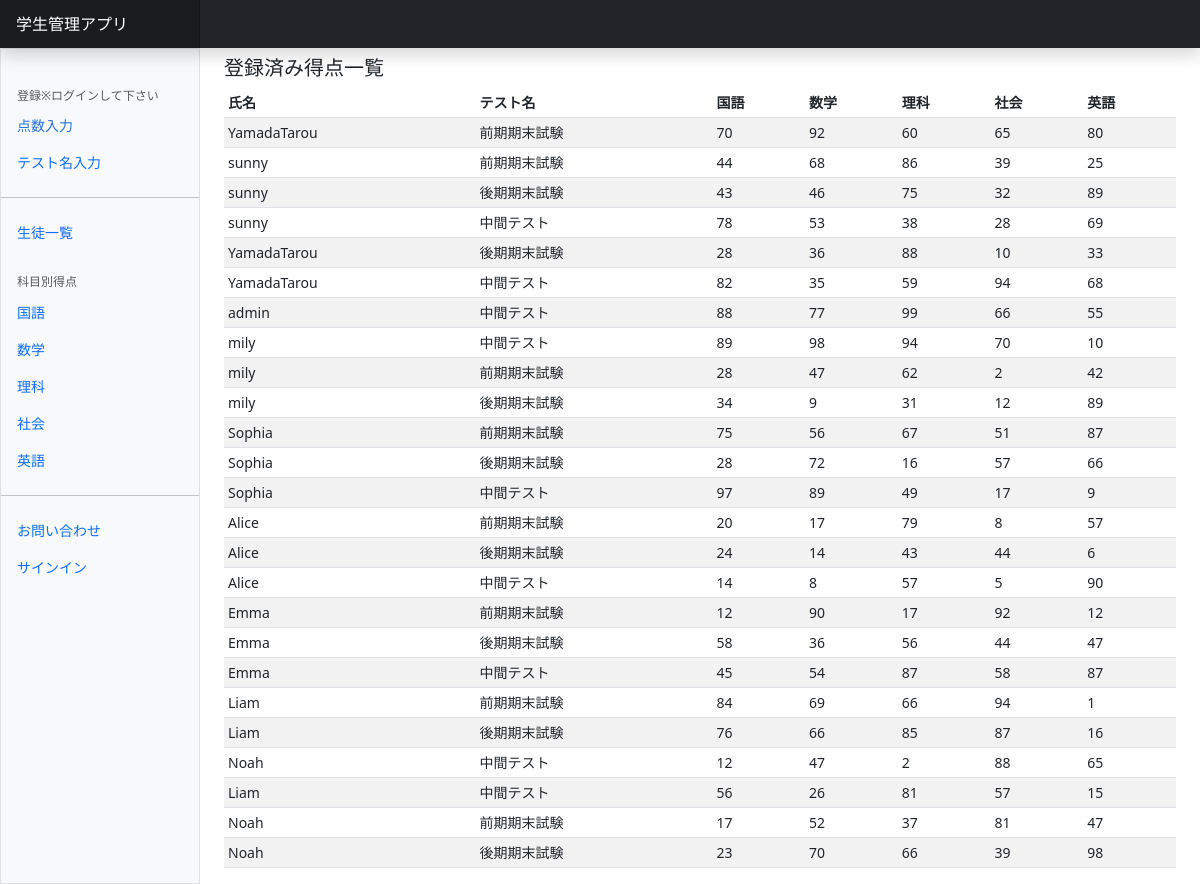
The page / on the database its author committed.
### scoreapp/models.py (models this page shows)
class Student(models.Model):
    user = models.ForeignKey(
        CustomUser,
        verbose_name='氏名',
        on_delete=models.CASCADE
    )
    testtitle = models.ForeignKey(
        Testtitle,
        verbose_name='テスト名',
        on_delete=models.CASCADE
    )
    Japanese = models.IntegerField(
        verbose_name='国語',
        validators=[validators.MinValueValidator(0),
                    validators.MaxValueValidator(100),
                    validators.RegexValidator(
                        message='正しい得点を入力してください',
                    )]
    )
    Math = models.IntegerField(
        verbose_name='数学',
        validators=[validators.MinValueValidator(0),
                    validators.MaxValueValidator(100),
                    validators.RegexValidator(
                        message='正しい得点を入力してください',
                    )]
    )
    Science = models.IntegerField(
        verbose_name='理科',
        validators=[validators.MinValueValidator(0),
                    validators.MaxValueValidator(100),
                    validators.RegexValidator(
                        message='正しい得点を入力してください',
                    )]
    )
    Sociology = models.IntegerField(
        verbose_name='社会',
        validators=[validators.MinValueValidator(0),
                    validators.MaxValueValidator(100),
                    validators.RegexValidator(
                        message='正しい得点を入力してください',
                    )]
    )
    English = models.IntegerField(
        verbose_name='英語',
        validators=[validators.MinValueValidator(0),
                    validators.MaxValueValidator(100),
                    validators.RegexValidator(
                        message='正しい得点を入力してください',
                    )]
    )

class Testtitle(models.Model):
    title = models.CharField(
        verbose_name='テスト名',
        max_length=50
    )
    def __str__(self):
        return self.title

### accounts/models.py (models this page shows)
class CustomUser(AbstractUser):
    pass

### scoreapp/views.py (the view)
class ScoreListView(ListView):
    template_name = 'index.html'
    queryset = Student.objects.all()

### scoreapp/templates/index.html (shortened to what this page needs)
{% extends 'base.html' %}
{% load static %}
{% block contents %}
{% include "score_list.html" %}
{% endblock %}

### scoreapp/templates/score_list.html (shortened to what this page needs)
<h5>登録済み得点一覧</h5>
<div class="table-responsive small">
    <table class="table table-striped table-sm">
      <thead>
        <tr>
          <th scope="col">氏名</th>
          <th scope="col">テスト名</th>
          <th scope="col">国語</th>
          <th scope="col">数学</th>
          <th scope="col">理科</th>
          <th scope="col">社会</th>
          <th scope="col">英語</th>
        </tr>
      </thead>
      <tbody>
        {% for record in object_list %}
        <tr>
          <td>{{record.user.username}}</td>
          <td>{{record.testtitle}}</td>
          <td>{{record.Japanese}}</td>
          <td>{{record.Math}}</td>
          <td>{{record.Science}}</td>
          <td>{{record.Sociology}}</td>
          <td>{{record.English}}</td>
        </tr>
        {% endfor %}
      </tbody>
    </table>
  </div>

### rows shown on the page
Student: user.username "YamadaTarou", testtitle "前期期末試験", Japanese "70", Math "92", Science "60", Sociology "65", English "80"
Student: user.username "sunny", testtitle "前期期末試験", Japanese "44", Math "68", Science "86", Sociology "39", English "25"
Student: user.username "sunny", testtitle "後期期末試験", Japanese "43", Math "46", Science "75", Sociology "32", English "89"
Student: user.username "sunny", testtitle "中間テスト", Japanese "78", Math "53", Science "38", Sociology "28", English "69"
Student: user.username "YamadaTarou", testtitle "後期期末試験", Japanese "28", Math "36", Science "88", Sociology "10", English "33"
Student: user.username "YamadaTarou", testtitle "中間テスト", Japanese "82", Math "35", Science "59", Sociology "94", English "68"
Student: user.username "admin", testtitle "中間テスト", Japanese "88", Math "77", Science "99", Sociology "66", English "55"
Student: user.username "mily", testtitle "中間テスト", Japanese "89", Math "98", Science "94", Sociology "70", English "10"
Student: user.username "mily", testtitle "前期期末試験", Japanese "28", Math "47", Science "62", Sociology "2", English "42"
Student: user.username "mily", testtitle "後期期末試験", Japanese "34", Math "9", Science "31", Sociology "12", English "89"
Student: user.username "Sophia", testtitle "前期期末試験", Japanese "75", Math "56", Science "67", Sociology "51", English "87"
Student: user.username "Sophia", testtitle "後期期末試験", Japanese "28", Math "72", Science "16", Sociology "57", English "66"
Student: user.username "Sophia", testtitle "中間テスト", Japanese "97", Math "89", Science "49", Sociology "17", English "9"
Student: user.username "Alice", testtitle "前期期末試験", Japanese "20", Math "17", Science "79", Sociology "8", English "57"
Student: user.username "Alice", testtitle "後期期末試験", Japanese "24", Math "14", Science "43", Sociology "44", English "6"
Student: user.username "Alice", testtitle "中間テスト", Japanese "14", Math "8", Science "57", Sociology "5", English "90"
Student: user.username "Emma", testtitle "前期期末試験", Japanese "12", Math "90", Science "17", Sociology "92", English "12"
Student: user.username "Emma", testtitle "後期期末試験", Japanese "58", Math "36", Science "56", Sociology "44", English "47"
Student: user.username "Emma", testtitle "中間テスト", Japanese "45", Math "54", Science "87", Sociology "58", English "87"
Student: user.username "Liam", testtitle "前期期末試験", Japanese "84", Math "69", Science "66", Sociology "94", English "1"
Student: user.username "Liam", testtitle "後期期末試験", Japanese "76", Math "66", Science "85", Sociology "87", English "16"
Student: user.username "Noah", testtitle "中間テスト", Japanese "12", Math "47", Science "2", Sociology "88", English "65"
Student: user.username "Liam", testtitle "中間テスト", Japanese "56", Math "26", Science "81", Sociology "57", English "15"
Student: user.username "Noah", testtitle "前期期末試験", Japanese "17", Math "52", Science "37", Sociology "81", English "47"
Student: user.username "Noah", testtitle "後期期末試験", Japanese "23", Math "70", Science "66", Sociology "39", English "98"
